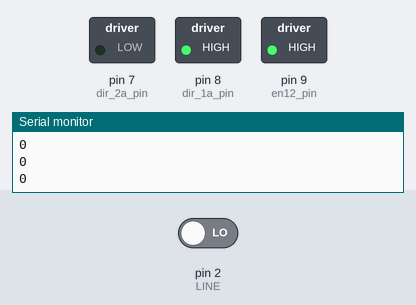
Recording of a sketch running on a simulated Arduino Uno, built with avr-gcc and run on an emulated ATmega328P. On the bench: switched loads named in the sketch (green lamp = pin HIGH), the last lines printed to the serial monitor. The inputs (shaded band) are chosen by the test bench; at power-on: pin 2 (LINE) LOW.

Above: at 6.8 s.
6.9 s: pin 2 (LINE) driven HIGH
At 8.4 s:
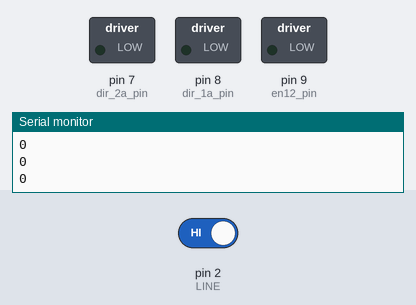
At 9.8 s:
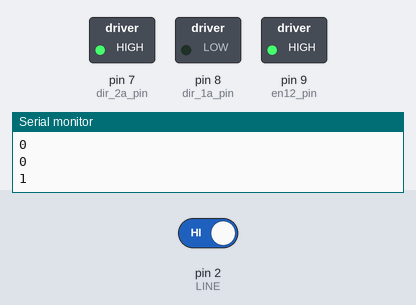
14.5 s: pin 2 (LINE) driven LOW
At 15.7 s:
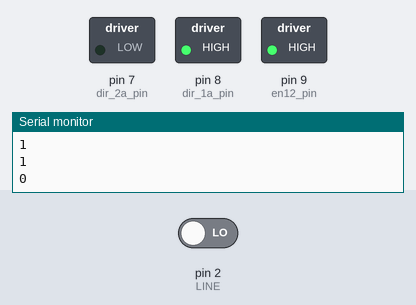
Timing chart, 0 to 28.2 s (numbered marks = the images above; inputs shaded):
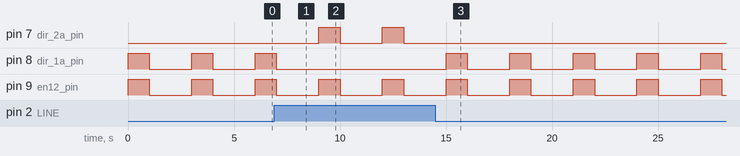

Measured:
- after the input at 6.9 s, pin 7 (dir_2a_pin): alternates HIGH for 1.0 s and LOW for 2.0 s, starting after 2.1 s; pin 8 (dir_1a_pin): goes on until 7.0 s, then stays LOW
- after the input at 14.5 s, pin 7 (dir_2a_pin): stops changing and stays LOW; pin 8 (dir_1a_pin): alternates HIGH for 1.0 s and LOW for 2.0 s, starting after 0.50 s
- by itself, pin 8 (dir_1a_pin), pin 9 (en12_pin): alternates HIGH for 1.0 s and LOW for 2.0 s

The sketch:

doline.ino
```cpp
/*
 * Module L293D:
 *                                             ┏━━━━━━━━━╰╯━━━━━━━━━┑
 * to PWM pin (9)  <-- Enable 1,2            1 ┃                    ┃   9                 Vcc 1 --> to pin 5V
 * to GPIO pin (8) <-- Input 1               2 ┃                    ┃  10               Input 4
 * to motor        <-- Output 1              3 ┃                    ┃  11              Output 4
 * to GND          <-- HEAT SINK AND GND     4 ┃                    ┃  12     HEAT SINK AND GND
 *                     HEAT SINK AND GND     5 ┃                    ┃  13     HEAT SINK AND GND
 * to motor        <-- Output 2              6 ┃                    ┃  14              Output 3
 * to GPIO pin (7) <-- Input 2               7 ┃                    ┃  15               Input 3
 * to pin 5V       <-- Vcc 2                 8 ┃                    ┃  16            Enable 3,4
 *                                             ┗━━━━━━━━━━━━━━━━━━━━┙
 */
// digitalRead
#define LINE 2

const int en12_pin = 9;
const int dir_1a_pin = 8;
const int dir_2a_pin = 7;
int val;

void dc_motor_thuan(int output_1 = HIGH, int output_2 = LOW, int speed = 255, int delay_ms = 1000);
void dc_motor_nghich(int output_1 = LOW, int output_2 = HIGH, int speed = 255, int delay_ms = 1000);

void setup() {
  pinMode(en12_pin, OUTPUT);
  pinMode(dir_1a_pin, OUTPUT);
  pinMode(dir_2a_pin, OUTPUT);


  digitalWrite(dir_1a_pin, LOW);
  digitalWrite(dir_2a_pin, HIGH);
  Serial.begin(9600);
}

void loop() {
  val = digitalRead(LINE);
  Serial.println(val);

  if(val){
    dc_motor_thuan(LOW, HIGH);
    //brake
    dc_motor_thuan(LOW, LOW, 0);
  }
  else{
    dc_motor_nghich(LOW, HIGH);
    //brake
    dc_motor_nghich(LOW, LOW, 0);
  }
    delay(1000);
}


void dc_motor_thuan(int output_1, int output_2, int speed, int delay_ms) {
  digitalWrite(dir_1a_pin, output_1);
  digitalWrite(dir_2a_pin, output_2);
  analogWrite(en12_pin, speed);
  delay(delay_ms);
}

void dc_motor_nghich(int output_1, int output_2, int speed, int delay_ms) {
  digitalWrite(dir_1a_pin, output_2); // Đảo ngược giá trị của output_1 và output_2
  digitalWrite(dir_2a_pin, output_1);
  analogWrite(en12_pin, speed);
  delay(delay_ms);
}

void dc_motor_cham(){
  analogWrite(en12_pin, 255);
  delay(200);
  analogWrite(en12_pin, 150);
  delay(200);
  analogWrite(en12_pin, 70);
  delay(200);
  analogWrite(en12_pin, 0);
  delay(200);
}

void dc_motor_nhanh(){
  analogWrite(en12_pin, 0);
  delay(200);
  analogWrite(en12_pin, 70);
  delay(200);
  analogWrite(en12_pin, 150);
  delay(200);
  analogWrite(en12_pin, 255);
  delay(200);
}
```
